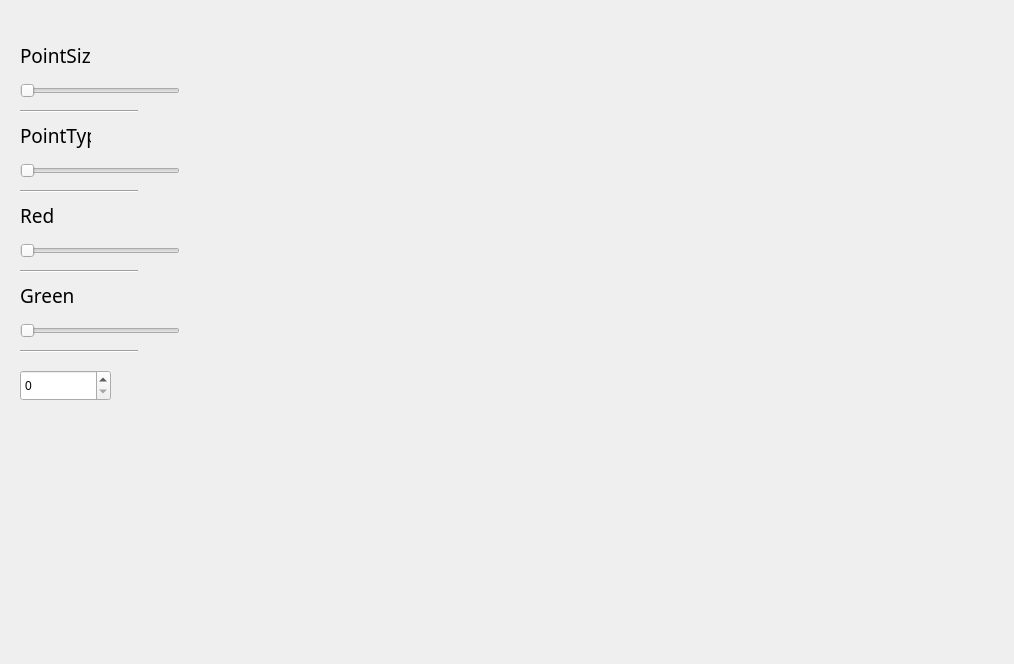
<?xml version="1.0" encoding="UTF-8"?>
<ui version="4.0">
 <class>Form</class>
 <widget class="QWidget" name="Form">
  <property name="geometry">
   <rect>
    <x>0</x>
    <y>0</y>
    <width>1014</width>
    <height>664</height>
   </rect>
  </property>
  <property name="windowTitle">
   <string>Form</string>
  </property>
  <widget class="QVTKWidget" name="qvtkWidget">
   <property name="geometry">
    <rect>
     <x>200</x>
     <y>30</y>
     <width>801</width>
     <height>621</height>
    </rect>
   </property>
  </widget>
  <widget class="QSlider" name="pointsize_slider">
   <property name="geometry">
    <rect>
     <x>20</x>
     <y>80</y>
     <width>160</width>
     <height>22</height>
    </rect>
   </property>
   <property name="orientation">
    <enum>Qt::Horizontal</enum>
   </property>
  </widget>
  <widget class="QLabel" name="label">
   <property name="geometry">
    <rect>
     <x>20</x>
     <y>40</y>
     <width>71</width>
     <height>31</height>
    </rect>
   </property>
   <property name="font">
    <font>
     <family>Agency FB</family>
     <pointsize>14</pointsize>
    </font>
   </property>
   <property name="text">
    <string>PointSize</string>
   </property>
  </widget>
  <widget class="QSpinBox" name="spinBox">
   <property name="geometry">
    <rect>
     <x>20</x>
     <y>370</y>
     <width>91</width>
     <height>31</height>
    </rect>
   </property>
  </widget>
  <widget class="QLabel" name="label_2">
   <property name="geometry">
    <rect>
     <x>20</x>
     <y>120</y>
     <width>71</width>
     <height>31</height>
    </rect>
   </property>
   <property name="font">
    <font>
     <family>Agency FB</family>
     <pointsize>14</pointsize>
    </font>
   </property>
   <property name="text">
    <string>PointType</string>
   </property>
  </widget>
  <widget class="QSlider" name="pointtype_slider">
   <property name="geometry">
    <rect>
     <x>20</x>
     <y>160</y>
     <width>160</width>
     <height>22</height>
    </rect>
   </property>
   <property name="orientation">
    <enum>Qt::Horizontal</enum>
   </property>
  </widget>
  <widget class="Line" name="line">
   <property name="geometry">
    <rect>
     <x>20</x>
     <y>110</y>
     <width>118</width>
     <height>3</height>
    </rect>
   </property>
   <property name="orientation">
    <enum>Qt::Horizontal</enum>
   </property>
  </widget>
  <widget class="Line" name="line_2">
   <property name="geometry">
    <rect>
     <x>20</x>
     <y>190</y>
     <width>118</width>
     <height>3</height>
    </rect>
   </property>
   <property name="orientation">
    <enum>Qt::Horizontal</enum>
   </property>
  </widget>
  <widget class="QLabel" name="label_3">
   <property name="geometry">
    <rect>
     <x>20</x>
     <y>200</y>
     <width>71</width>
     <height>31</height>
    </rect>
   </property>
   <property name="font">
    <font>
     <family>Agency FB</family>
     <pointsize>14</pointsize>
    </font>
   </property>
   <property name="text">
    <string>Red</string>
   </property>
  </widget>
  <widget class="Line" name="line_3">
   <property name="geometry">
    <rect>
     <x>20</x>
     <y>270</y>
     <width>118</width>
     <height>3</height>
    </rect>
   </property>
   <property name="orientation">
    <enum>Qt::Horizontal</enum>
   </property>
  </widget>
  <widget class="QSlider" name="red_slider">
   <property name="geometry">
    <rect>
     <x>20</x>
     <y>240</y>
     <width>160</width>
     <height>22</height>
    </rect>
   </property>
   <property name="orientation">
    <enum>Qt::Horizontal</enum>
   </property>
  </widget>
  <widget class="Line" name="line_4">
   <property name="geometry">
    <rect>
     <x>20</x>
     <y>350</y>
     <width>118</width>
     <height>3</height>
    </rect>
   </property>
   <property name="orientation">
    <enum>Qt::Horizontal</enum>
   </property>
  </widget>
  <widget class="QSlider" name="green_slider">
   <property name="geometry">
    <rect>
     <x>20</x>
     <y>320</y>
     <width>160</width>
     <height>22</height>
    </rect>
   </property>
   <property name="orientation">
    <enum>Qt::Horizontal</enum>
   </property>
  </widget>
  <widget class="QLabel" name="label_4">
   <property name="geometry">
    <rect>
     <x>20</x>
     <y>280</y>
     <width>71</width>
     <height>31</height>
    </rect>
   </property>
   <property name="font">
    <font>
     <family>Agency FB</family>
     <pointsize>14</pointsize>
    </font>
   </property>
   <property name="text">
    <string>Green</string>
   </property>
  </widget>
 </widget>
 <customwidgets>
  <customwidget>
   <class>QVTKWidget</class>
   <extends>QWidget</extends>
   <header>QVTKWidget.h</header>
  </customwidget>
 </customwidgets>
 <resources/>
 <connections/>
</ui>
